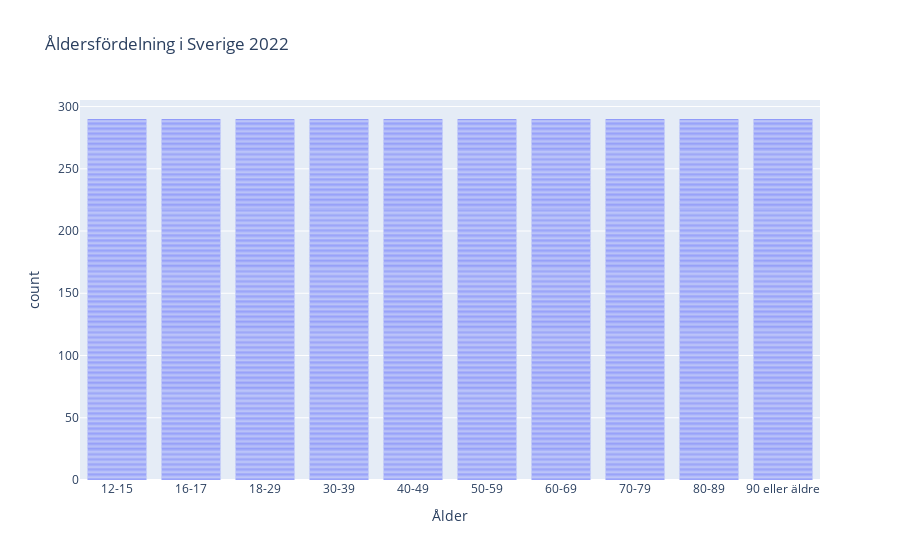

Notebook code cell kept with this figure:
### Code cell
#e)

px.bar(vaccinerade, x = "Ålder", 
             title='Åldersfördelning i Sverige 2022')

### Figure 1 — Plotly figure (JSON) as saved in the notebook; plotly's stock layout.template omitted (floating-point values rounded to 4 significant figures; data arrays with more than 128 entries replaced by an {"elided": "..."} marker saying what was removed)
{"data": [{"alignmentgroup": "True", "hovertemplate": "Ålder=%{x}<br>count=%{y}<extra></extra>", "legendgroup": "", "marker": {"color": "#636efa", "pattern": {"shape": ""}}, "name": "", "offsetgroup": "", "orientation": "v", "showlegend": false, "textposition": "auto", "type": "bar", "x": {"elided": "2900 str values"}, "xaxis": "x", "y": {"elided": "2900 int values"}, "yaxis": "y"}], "layout": {"barmode": "relative", "legend": {"tracegroupgap": 0}, "title": {"text": "Åldersfördelning i Sverige 2022"}, "xaxis": {"anchor": "y", "domain": [0, 1], "title": {"text": "Ålder"}}, "yaxis": {"anchor": "x", "domain": [0, 1], "title": {"text": "count"}}}}
